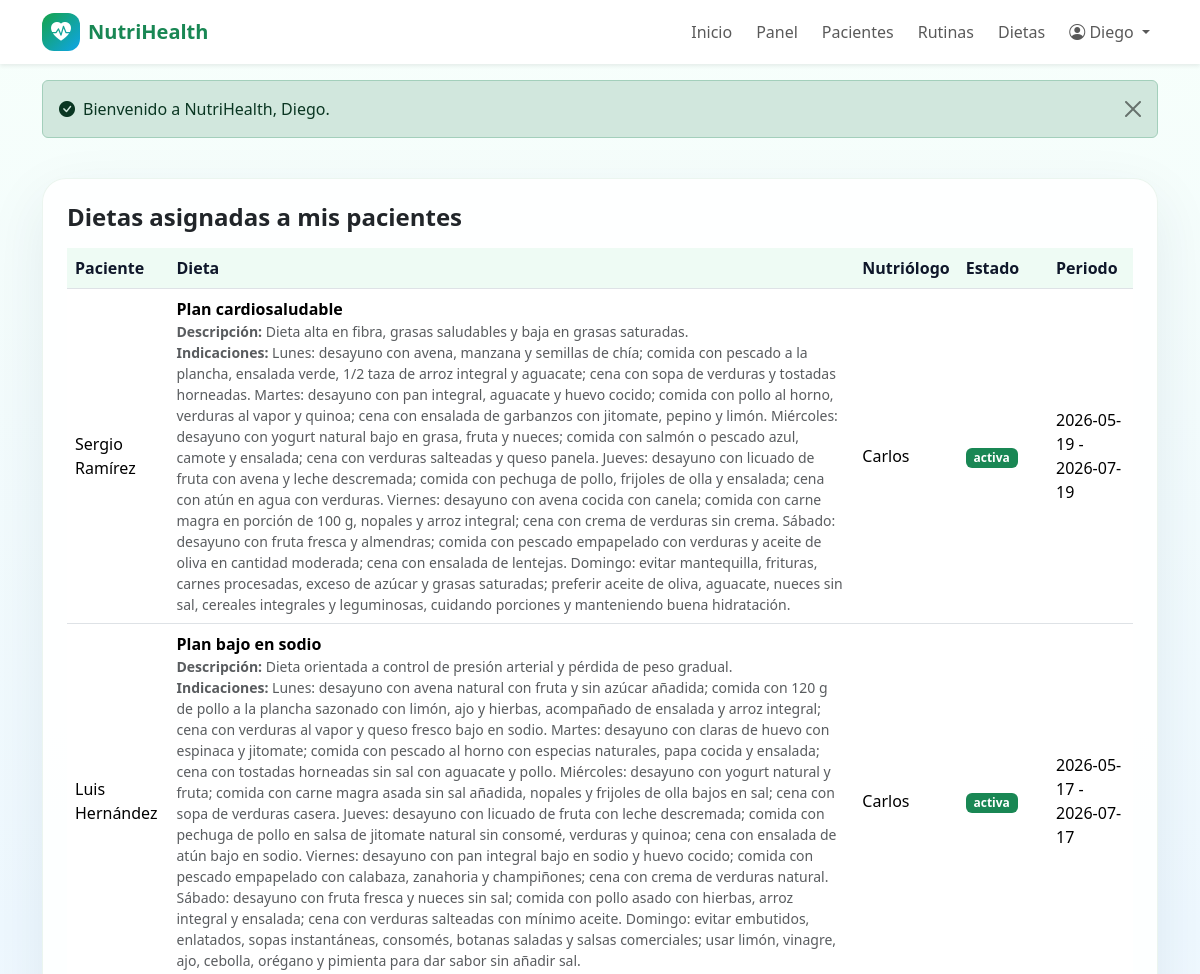
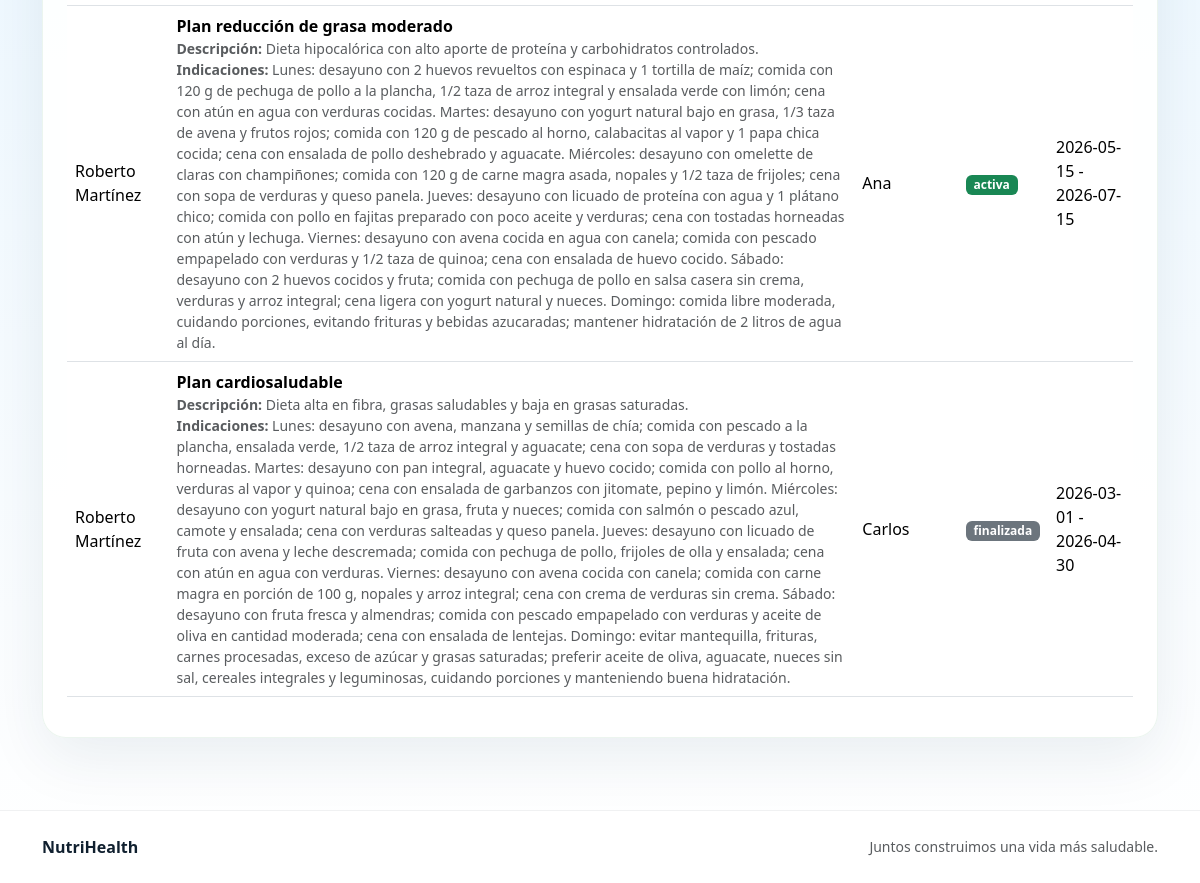
Screenshot of /pages/entrenador/dietas.php (signed in) with the database file from the repository (2 pictures, top to bottom).
### tables this page shows
CREATE TABLE dietas_pacientes (
    id INT AUTO_INCREMENT PRIMARY KEY,
    paciente_id INT NOT NULL,
    dieta_id INT NOT NULL,
    fecha_inicio DATE,
    fecha_fin DATE,
    estado ENUM('activa', 'finalizada', 'cancelada') DEFAULT 'activa',

    FOREIGN KEY (paciente_id) REFERENCES personas(id),
    FOREIGN KEY (dieta_id) REFERENCES dietas(id)
);

CREATE TABLE personas (
    id INT AUTO_INCREMENT PRIMARY KEY,
    nombre VARCHAR(100) NOT NULL,
    apellido_paterno VARCHAR(100),
    apellido_materno VARCHAR(100),
    fecha_nacimiento DATE,
    sexo ENUM('Masculino', 'Femenino', 'Otro'),
    telefono VARCHAR(20),
    email VARCHAR(100) UNIQUE NOT NULL,
    direccion TEXT,
    usuario VARCHAR(50) UNIQUE NOT NULL,
    password_hash VARCHAR(255) NOT NULL,
    rol ENUM('paciente', 'nutriologo', 'entrenador') NOT NULL,
    activo BOOLEAN DEFAULT TRUE,
    fecha_registro DATETIME DEFAULT CURRENT_TIMESTAMP
);

CREATE TABLE dietas (
    id INT AUTO_INCREMENT PRIMARY KEY,
    nombre VARCHAR(100) NOT NULL,
    descripcion TEXT,
    indicaciones TEXT,
    nutriologo_id INT NOT NULL,
    fecha_creacion DATETIME DEFAULT CURRENT_TIMESTAMP,

    FOREIGN KEY (nutriologo_id) REFERENCES personas(id)
);

### config/database.php (called while the page is built, shortened)
<?php
function db(): PDO
{
    static $pdo = null;
    if ($pdo === null) {
        $host = 'localhost';
        $database = 'sitio_salud';
        $user = 'root';
        $password = '';
        $charset = 'utf8mb4';
        $dsn = "mysql:host={$host};dbname={$database};charset={$charset}";
        $options = [
            PDO::ATTR_ERRMODE => PDO::ERRMODE_EXCEPTION,
            PDO::ATTR_DEFAULT_FETCH_MODE => PDO::FETCH_ASSOC,
            PDO::ATTR_EMULATE_PREPARES => false,
        ];
        $pdo = new PDO($dsn, $user, $password, $options);
    }
    return $pdo;
}

### includes/functions.php (called while the page is built, shortened)
<?php
require_once __DIR__ . '/../config/database.php';
function e(?string $value): string
{
    return htmlspecialchars($value ?? '', ENT_QUOTES, 'UTF-8');
}
function current_user(): ?array
{
    return $_SESSION['user'] ?? null;
}
function assigned_patients(int $especialistaId, string $tipo): array
{
    if ($tipo === 'nutriologo') {
        $sql = "SELECT p.* FROM personas p
                INNER JOIN pacientes_nutriologos pn ON pn.paciente_id = p.id
                WHERE pn.nutriologo_id = ? AND pn.activo = 1 AND p.activo = 1
                ORDER BY p.nombre";
    } else {
        $sql = "SELECT p.* FROM personas p
                INNER JOIN pacientes_entrenadores pe ON pe.paciente_id = p.id
                WHERE pe.entrenador_id = ? AND pe.activo = 1 AND p.activo = 1
                ORDER BY p.nombre";
    }
    $stmt = db()->prepare($sql);
    $stmt->execute([$especialistaId]);
    return $stmt->fetchAll();
}

### pages/entrenador/dietas.php (the view, shortened to what this page needs)
<?php
require_once __DIR__ . '/../../includes/functions.php';
$user = current_user();
$patients = assigned_patients((int)$user['id'], 'entrenador');
$ids = array_column($patients, 'id');
$dietas = [];
if ($ids) {
    $placeholders = implode(',', array_fill(0, count($ids), '?'));
    $stmt = db()->prepare("SELECT dp.*, d.nombre AS dieta_nombre, d.descripcion, d.indicaciones, pac.nombre AS paciente_nombre, pac.apellido_paterno AS paciente_apellido, nut.nombre AS nutriologo_nombre
        FROM dietas_pacientes dp
        INNER JOIN dietas d ON d.id = dp.dieta_id
        INNER JOIN personas pac ON pac.id = dp.paciente_id
        INNER JOIN personas nut ON nut.id = d.nutriologo_id
        WHERE dp.paciente_id IN ($placeholders)
        ORDER BY dp.estado = 'activa' DESC, dp.fecha_inicio DESC");
    $stmt->execute($ids);
    $dietas = $stmt->fetchAll();
}
require __DIR__ . '/../../includes/header.php';
?>
<section class="container py-4"><div class="card card-soft p-4"><h1 class="h4 fw-bold mb-3">Dietas asignadas a mis pacientes</h1><div class="table-responsive"><table class="table align-middle"><thead><tr><th>Paciente</th><th>Dieta</th><th>Nutriólogo</th><th>Estado</th><th>Periodo</th></tr></thead><tbody><?php if (!$dietas): ?><tr><td colspan="5" class="text-muted">No hay dietas para tus pacientes asignados.</td></tr><?php endif; ?><?php foreach ($dietas as $d): ?><tr><td><?= e($d['paciente_nombre'].' '.$d['paciente_apellido']) ?></td><td><strong><?= e($d['dieta_nombre']) ?></strong><div class="small text-muted"><strong>Descripción:</strong> <?= e($d['descripcion']) ?></div><div class="small text-muted"><strong>Indicaciones:</strong> <?= e($d['indicaciones'] ?? '') ?></div></td><td><?= e($d['nutriologo_nombre']) ?></td><td><span class="badge text-bg-<?= $d['estado']==='activa'?'success':'secondary' ?>"><?= e($d['estado']) ?></span></td><td><?= e($d['fecha_inicio']) ?> - <?= e($d['fecha_fin'] ?: 'sin fin') ?></td></tr><?php endforeach; ?></tbody></table></div></div></section>
<?php require __DIR__ . '/../../includes/footer.php'; ?>

### assets/css/style.css (style rules this page uses)
:root { --nh-green: #16a34a; --nh-green-dark: #0f7a37; --nh-blue: #0ea5e9; --nh-blue-dark: #0369a1; --nh-soft: #f4fbf7; --nh-text: #10202f; }
body { min-height: 100vh; background: linear-gradient(180deg, #f7fffb 0%, #eef8ff 50%, #ffffff 100%); color: var(--nh-text); }
.card-soft { background: rgba(255, 255, 255, .88); border: 1px solid rgba(15, 122, 55, .08); box-shadow: 0 20px 60px rgba(2, 47, 74, .08); border-radius: 24px; }
.table thead th { color: #0f172a; background: #eefbf4; }

### rows the page displays
dietas_pacientes: paciente.apellido_paterno "Sergio Ramírez", dieta.nombre "Plan cardiosaludable", dieta.descripcion "Dieta alta en fibra, grasas saludables y baja en grasas saturadas.", dieta.indicaciones "Lunes: desayuno con avena, manzana y semillas de chía; comida con pescado a la plancha, ensalada verde, 1/2 taza de arroz integral y aguacate; cena con sopa de verduras y tostadas horneadas. Martes: desayuno con pan integral, aguacate y huevo cocido; comida con pollo al horno, verduras al vapor y quinoa; cena con ensalada de garbanzos con jitomate, pepino y limón. Miércoles: desayuno con yogurt natural bajo en grasa, fruta y nueces; comida con salmón o pescado azul, camote y ensalada; cena con verduras salteadas y queso panela. Jueves: desayuno con licuado de fruta con avena y leche descremada; comida con pechuga de pollo, frijoles de olla y ensalada; cena con atún en agua con verduras.…", personas.nombre "Carlos", estado "activa", fecha_inicio "2026-05-19", fecha_fin "2026-07-19"
dietas_pacientes: paciente.apellido_paterno "Luis Hernández", dieta.nombre "Plan bajo en sodio", dieta.descripcion "Dieta orientada a control de presión arterial y pérdida de peso gradual.", dieta.indicaciones "Lunes: desayuno con avena natural con fruta y sin azúcar añadida; comida con 120 g de pollo a la plancha sazonado con limón, ajo y hierbas, acompañado de ensalada y arroz integral; cena con verduras al vapor y queso fresco bajo en sodio. Martes: desayuno con claras de huevo con espinaca y jitomate; comida con pescado al horno con especias naturales, papa cocida y ensalada; cena con tostadas horneadas sin sal con aguacate y pollo. Miércoles: desayuno con yogurt natural y fruta; comida con carne magra asada sin sal añadida, nopales y frijoles de olla bajos en sal; cena con sopa de verduras casera. Jueves: desayuno con licuado de fruta con leche descremada; comida con pechuga de pollo en salsa…", personas.nombre "Carlos", estado "activa", fecha_inicio "2026-05-17", fecha_fin "2026-07-17"
dietas_pacientes: paciente.apellido_paterno "Roberto Martínez", dieta.nombre "Plan reducción de grasa moderado", dieta.descripcion "Dieta hipocalórica con alto aporte de proteína y carbohidratos controlados.", dieta.indicaciones "Lunes: desayuno con 2 huevos revueltos con espinaca y 1 tortilla de maíz; comida con 120 g de pechuga de pollo a la plancha, 1/2 taza de arroz integral y ensalada verde con limón; cena con atún en agua con verduras cocidas. Martes: desayuno con yogurt natural bajo en grasa, 1/3 taza de avena y frutos rojos; comida con 120 g de pescado al horno, calabacitas al vapor y 1 papa chica cocida; cena con ensalada de pollo deshebrado y aguacate. Miércoles: desayuno con omelette de claras con champiñones; comida con 120 g de carne magra asada, nopales y 1/2 taza de frijoles; cena con sopa de verduras y queso panela. Jueves: desayuno con licuado de proteína con agua y 1 plátano chico; comida con pollo…", personas.nombre "Ana", estado "activa", fecha_inicio "2026-05-15", fecha_fin "2026-07-15"
dietas_pacientes: paciente.apellido_paterno "Roberto Martínez", dieta.nombre "Plan cardiosaludable", dieta.descripcion "Dieta alta en fibra, grasas saludables y baja en grasas saturadas.", dieta.indicaciones "Lunes: desayuno con avena, manzana y semillas de chía; comida con pescado a la plancha, ensalada verde, 1/2 taza de arroz integral y aguacate; cena con sopa de verduras y tostadas horneadas. Martes: desayuno con pan integral, aguacate y huevo cocido; comida con pollo al horno, verduras al vapor y quinoa; cena con ensalada de garbanzos con jitomate, pepino y limón. Miércoles: desayuno con yogurt natural bajo en grasa, fruta y nueces; comida con salmón o pescado azul, camote y ensalada; cena con verduras salteadas y queso panela. Jueves: desayuno con licuado de fruta con avena y leche descremada; comida con pechuga de pollo, frijoles de olla y ensalada; cena con atún en agua con verduras.…", personas.nombre "Carlos", estado "finalizada", fecha_inicio "2026-03-01", fecha_fin "2026-04-30"

### other values shown
$user['nombre'] "Diego"
$message "Bienvenido a NutriHealth, Diego."
